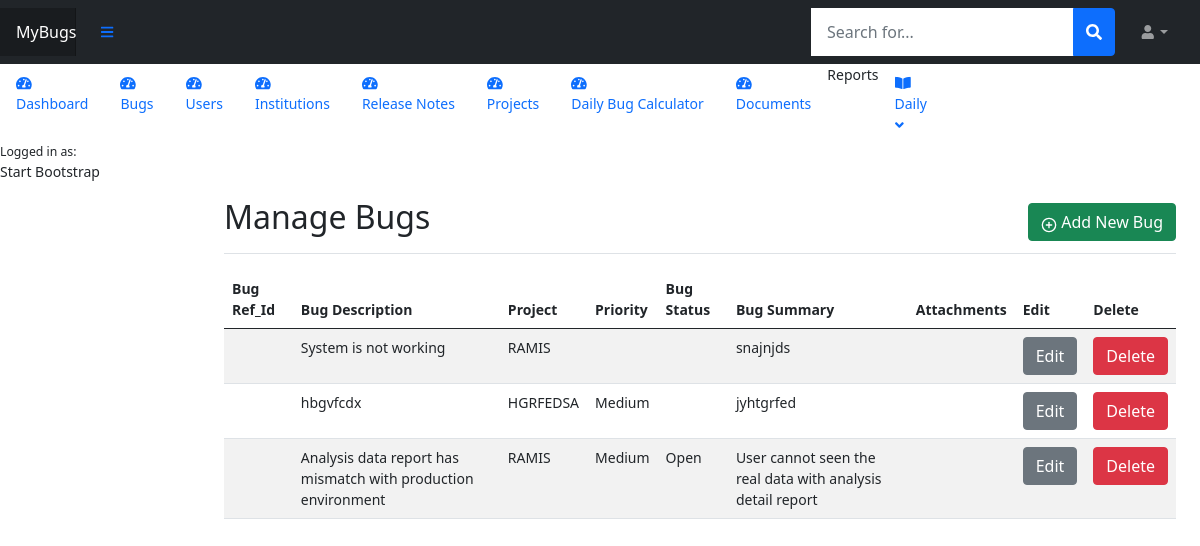
Page /Bugs/bugs.php (signed in) on the committed database.
### tables this page shows
CREATE TABLE `bugs` (
  `BugId` int(11) NOT NULL,
  `BugRefId` varchar(11) NOT NULL,
  `BugDescription` varchar(255) NOT NULL,
  `Project` text NOT NULL,
  `BugPiority` text NOT NULL,
  `BugStatus` text NOT NULL,
  `BugSummary` varchar(255) NOT NULL,
  `Attachments` varchar(255) NOT NULL
);

CREATE TABLE `projects` (
  `ProjectId` int(11) NOT NULL,
  `ProjectName` varchar(255) NOT NULL,
  `ProjectManager` varchar(200) NOT NULL,
  `StartDate` date NOT NULL,
  `EndDate` date NOT NULL
);

CREATE TABLE `piority` (
  `PiorityId` int(11) NOT NULL,
  `PiorityName` varchar(255) NOT NULL
);

CREATE TABLE `status` (
  `StatusId` int(11) NOT NULL,
  `StatusName` varchar(255) NOT NULL
);

### Bugs/bugs.php (the view, shortened to what this page needs)
<?php include '../header.php'; ?>
<?php include '../connection.php'; ?>
<div class="d-flex justify-content-between flex-wrap flex-md-nowrap align-items-center pt-3 pb-2 mb-3 border-bottom">
    <h2 class="h2">Manage Bugs</h2>
    <a href="<?php echo site_url; ?>Bugs/add_bug.php" class="btn btn-success"><span data-feather="plus-circle"></span>
        Add New Bug</a>
</div>
<?php
$sql = "Select * From bugs Left Join piority On piority.PiorityId = bugs.BugPiority Left Join projects On projects.ProjectId = bugs.Project Left Join status On status.StatusId = bugs.BugStatus";
$result = $conn->query($sql);
?>
<table class="table table-striped">
    <thead>
        <tr>
            <th>Bug Ref_Id</th>
            <th>Bug Description</th>
            <th>Project</th>
            <th>Priority</th>
            <th>Bug Status</th>
            <th>Bug Summary</th>
            <th>Attachments</th>
            <th>Edit</th>
            <th>Delete</th>
        </tr>
    </thead>
    <tbody>
        <?php
        if ($result->num_rows > 0) {
            while ($row = $result->fetch_assoc()) {
                ?>
                <tr>
                    <td><?php echo $row['BugRefId']; ?></td>
                    <td><?php echo $row['BugDescription']; ?></td>
                    <td><?php echo $row['ProjectName']; ?></td>
                    <td><?php echo $row['PiorityName']; ?></td>
                    <td><?php echo $row['StatusName']; ?></td>
                    <td><?php echo $row['BugSummary']; ?></td>
                    <td><?php echo $row['Attachments']; ?></td>
                    <td>
                        <form method="post" action="<?php echo site_url; ?>Bugs/edit.php">
                            <button type="submit" class="btn btn-secondary">Edit</button>
                        </form>
                    </td>
                    <td>
                        <form id="delete_form<?php echo $row['BugId']; ?>" method="POST" action="<?php echo site_url; ?>Bugs/delete.php">
                            <button type="button" class="btn btn-danger" onclick="deleteBug('delete_form<?php echo $row['BugId']; ?>')">Delete</button>
                        </form>
                    </td>
                </tr>
                <?php
            }
        }
        ?>
    </tbody>
</table>
<?php include '../footer.php'; ?>

### css/dashboard.css (style rules this page uses)
body { font-size: .875rem; }
.feather { width: 16px; height: 16px; vertical-align: text-bottom; }

### rows in the picture
bugs: BugDescription "System is not working", projects.ProjectName "RAMIS", BugSummary "snajnjds"
bugs: BugDescription "hbgvfcdx", projects.ProjectName "HGRFEDSA", piority.PiorityName "Medium", BugSummary "jyhtgrfed"
bugs: BugDescription "Analysis data report has mismatch with production environment", projects.ProjectName "RAMIS", piority.PiorityName "Medium", status.StatusName "Open", BugSummary "User cannot seen the real data with analysis detail report"
